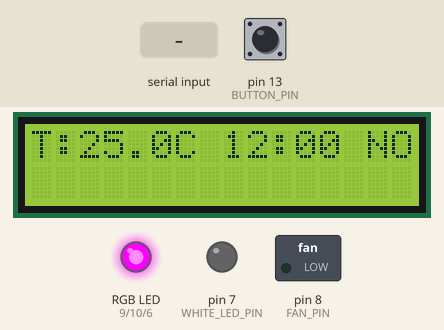
A sketch run on a simulated Arduino Uno, built with avr-gcc and run on an emulated ATmega328P. Parts: 16×2 character LCD, switched loads named in the sketch (green lamp = pin HIGH), an RGB LED mixed from three pins (HIGH = lit), output pins drawn as LEDs (lit = HIGH). The inputs (shaded band) are chosen by the test bench; at power-on: pin 13 (BUTTON_PIN) HIGH.

Above: at 3.2 s.
3.3 s: "STATUS:\n" received over Serial
At 3.9 s:
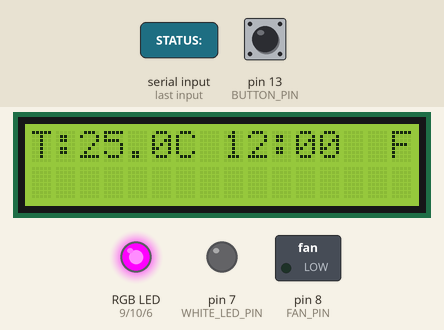
4.8 s: "FAN:90\n" received over Serial
At 5.7 s:
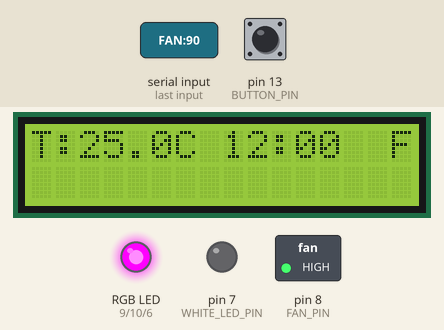
6.3 s: "LIGHT:90\n" received over Serial
At 7.0 s:
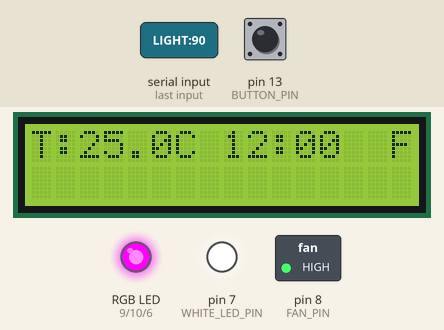
7.8 s: "FAN:\n" received over Serial
At 8.6 s:
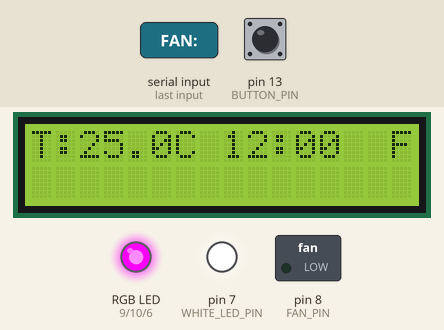
10.9 s: "STATUS:,45\n" received over Serial
At 12.3 s:
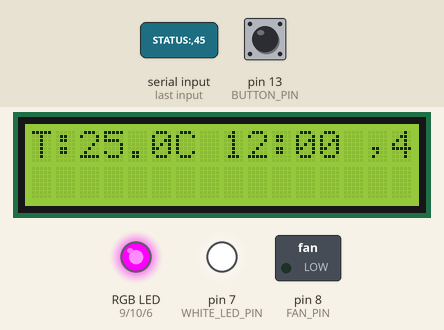
Timing chart, 0 to 13.9 s (numbered marks = the images above; inputs shaded):
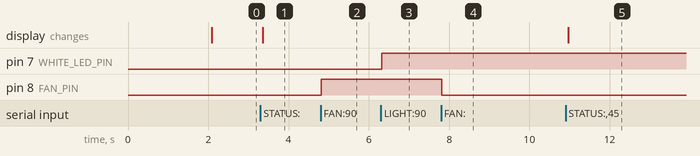

The sketch:

time_loop_controller.ino
```cpp
/*
 * AI Time Loop Environment Emulator - Arduino Controller
 * For SimulIDE Simulation
 *
 * Receives serial commands from Python server and controls:
 * - RGB LED (temperature status)
 * - White LED (light control)
 * - DC Motor (fan speed)
 * - LCD Display (environment data)
 */

#include <LiquidCrystal.h>

// LCD pins: RS, EN, D4, D5, D6, D7
LiquidCrystal lcd(12, 11, 5, 4, 3, 2);

// RGB LED pins (common anode)
const int RED_PIN = 9;
const int GREEN_PIN = 10;
const int BLUE_PIN = 6;

// White LED pin (light control)
const int WHITE_LED_PIN = 7;

// DC Motor pin (fan control via PWM)
const int FAN_PIN = 8;

// Button for manual override
const int BUTTON_PIN = 13;

// State variables
int fanSpeed = 0;        // 0-5 scale
int lightBrightness = 0; // 0-100%
String tempStatus = "NORMAL";
String mood = "neutral";
float temperature = 25.0;
int hour = 12;

// Serial input buffer
String inputBuffer = "";

void setup() {
  // Initialize serial communication
  Serial.begin(9600);
  while (!Serial) {
    ; // Wait for serial port to connect
  }

  // Initialize pins
  pinMode(RED_PIN, OUTPUT);
  pinMode(GREEN_PIN, OUTPUT);
  pinMode(BLUE_PIN, OUTPUT);
  pinMode(WHITE_LED_PIN, OUTPUT);
  pinMode(FAN_PIN, OUTPUT);
  pinMode(BUTTON_PIN, INPUT_PULLUP);

  // Initialize LCD
  lcd.begin(16, 2);
  lcd.clear();
  lcd.print("AI Time Loop");
  lcd.setCursor(0, 1);
  lcd.print("Initializing...");

  delay(2000);

  // Set default states
  updateRGBLed();
  updateWhiteLed();
  updateFan();
  updateDisplay();
}

void loop() {
  // Read serial input
  while (Serial.available() > 0) {
    char c = Serial.read();
    if (c == '\n') {
      processCommand(inputBuffer);
      inputBuffer = "";
    } else {
      inputBuffer += c;
    }
  }

  // Update display every 100ms
  static unsigned long lastUpdate = 0;
  if (millis() - lastUpdate > 100) {
    lastUpdate = millis();
    updateDisplay();
  }

  // Check button for manual override
  static bool lastButtonState = HIGH;
  bool buttonState = digitalRead(BUTTON_PIN);
  if (lastButtonState == HIGH && buttonState == LOW) {
    // Button pressed - toggle auto/manual mode
    Serial.println("BUTTON_PRESSED");
  }
  lastButtonState = buttonState;

  delay(10);
}

void processCommand(String cmd) {
  cmd.trim();

  if (cmd.startsWith("TEMP:")) {
    // Temperature update: TEMP:25.5
    temperature = cmd.substring(5).toFloat();
  }
  else if (cmd.startsWith("STATUS:")) {
    // Temperature status: STATUS:NORMAL|COLD|HOT
    tempStatus = cmd.substring(7);
    updateRGBLed();
  }
  else if (cmd.startsWith("FAN:")) {
    // Fan speed: FAN:0-5
    fanSpeed = cmd.substring(4).toInt();
    updateFan();
  }
  else if (cmd.startsWith("LIGHT:")) {
    // Light brightness: LIGHT:0-100
    lightBrightness = cmd.substring(6).toInt();
    updateWhiteLed();
  }
  else if (cmd.startsWith("MOOD:")) {
    // Mood: MOOD:bright|calm|dark|etc
    mood = cmd.substring(5);
  }
  else if (cmd.startsWith("HOUR:")) {
    // Hour: HOUR:14
    hour = cmd.substring(5).toInt();
  }
  else if (cmd == "RESET") {
    // Reset to defaults
    fanSpeed = 0;
    lightBrightness = 0;
    tempStatus = "NORMAL";
    temperature = 25.0;
    updateRGBLed();
    updateWhiteLed();
    updateFan();
  }
  else if (cmd == "GET_STATUS") {
    // Return current status
    Serial.print("ARDUINO_STATUS:");
    Serial.print("FAN=");
    Serial.print(fanSpeed);
    Serial.print(",LIGHT=");
    Serial.print(lightBrightness);
    Serial.print(",TEMP=");
    Serial.print(temperature);
    Serial.print(",STATUS=");
    Serial.print(tempStatus);
    Serial.println();
  }
}

void updateRGBLed() {
  // Common anode RGB LED (LOW = on)
  if (tempStatus == "COLD") {
    // Blue for cold
    analogWrite(RED_PIN, 255);
    analogWrite(GREEN_PIN, 255);
    analogWrite(BLUE_PIN, 0);
  }
  else if (tempStatus == "HOT" || tempStatus == "HIGH") {
    // Red for hot
    analogWrite(RED_PIN, 0);
    analogWrite(GREEN_PIN, 255);
    analogWrite(BLUE_PIN, 255);
  }
  else {
    // Green for normal
    analogWrite(RED_PIN, 255);
    analogWrite(GREEN_PIN, 0);
    analogWrite(BLUE_PIN, 255);
  }
}

void updateWhiteLed() {
  // Map brightness (0-100) to PWM (0-255)
  int pwmValue = map(lightBrightness, 0, 100, 0, 255);
  analogWrite(WHITE_LED_PIN, pwmValue);
}

void updateFan() {
  // Map fan speed (0-5) to PWM (0-255)
  int pwmValue = map(fanSpeed, 0, 5, 0, 255);
  analogWrite(FAN_PIN, pwmValue);
}

void updateDisplay() {
  lcd.clear();

  // Line 1: Temp and hour
  lcd.print("T:");
  lcd.print(temperature, 1);
  lcd.print("C ");
  lcd.print(hour);
  lcd.print(":00 ");

  // Line 2: Status and fan
  lcd.print(tempStatus);
  lcd.print(" F:");
  lcd.print(fanSpeed);
  lcd.print("/5");
}
```

Measured:
- after the input at 3.3 s, the display: changes after 0.06 s (image 1)
- after the input at 4.8 s, pin 8 (FAN_PIN): LOW → HIGH at once
- after the input at 6.3 s, pin 7 (WHITE_LED_PIN): LOW → HIGH at once
- after the input at 7.8 s, pin 8 (FAN_PIN): HIGH → LOW at once
- after the input at 10.9 s, the display: changes after 0.06 s (image 5)
